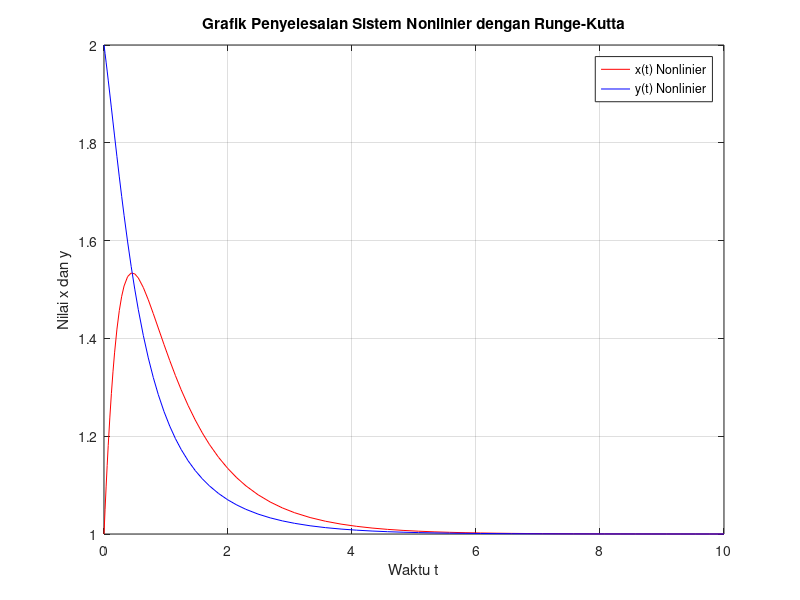

Recreate this plot in MATLAB.
% Inisialisasi parameter awal
x0 = 1;
y0 = 2;
tspan = [0 10];

% Sistem persamaan diferensial
dydt = @(t, Y) [Y(2)^2 - Y(1)^2; Y(1) - Y(1) * Y(2)];

% Runge-Kutta 4 untuk menyelesaikan sistem nonlinier
[t, Y] = ode45(dydt, tspan, [x0, y0]);

% Menampilkan grafik
figure;
plot(t, Y(:,1), 'r', 'DisplayName', 'x(t) Nonlinier');
hold on;
plot(t, Y(:,2), 'b', 'DisplayName', 'y(t) Nonlinier');
xlabel('Waktu t');
ylabel('Nilai x dan y');
title('Grafik Penyelesaian Sistem Nonlinier dengan Runge-Kutta');
legend;
grid on;
hold off;